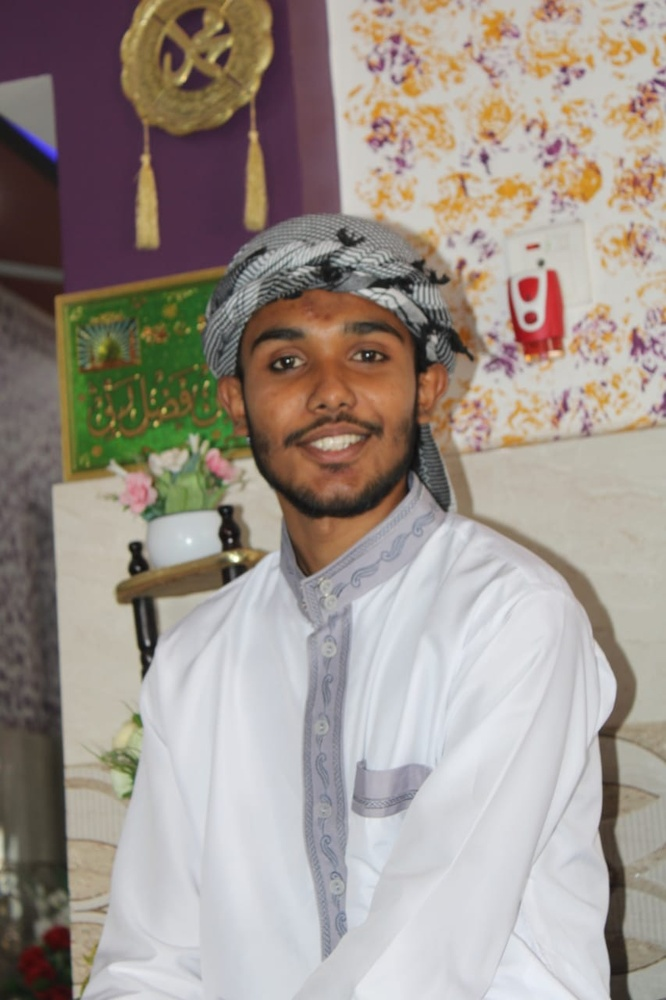
#> input picture Computer vision Class/pictures/IMG-20240506-WA0015.jpg, 666 x 1000 px, shrunk from 853 x 1280 before the run, found by its file name
$ python skin_detection.py
#> lines starting #> are read from the running program, lines starting #| are printed output that depends on the picture; after the words box and inside, x2 and y2 are one past the last pixel; in counts of white or black regions, pixels touching at a corner belong together
import cv2  # OpenCV library
import numpy as np  # For handling arrays

# -------- Step 1: Read the image --------
# Change the filename to the image you want to use
image_path = "pictures\IMG-20240506-WA0015.jpg"  # Example: "person.jpg"
image = cv2.imread(image_path)
#> image is the input picture: shape (1000, 666, 3); mean B, G, R 140.6, 148.2, 158

# Check if the image loaded properly
if image is None:
    print("Error: Image not found! Please check the path.")
    exit()

# -------- Step 2: Convert to HSV color space --------
# HSV = Hue, Saturation, Value (good for color filtering)
hsv_image = cv2.cvtColor(image, cv2.COLOR_BGR2HSV)
#> hsv_image: shape (1000, 666, 3); mean H, S, V 66.9, 49.7, 161.5

# -------- Step 3: Define skin color range --------
# These values work for most skin tones, but can be adjusted if needed.
lower_skin = np.array([10, 20, 100], dtype=np.uint8)   # Lower HSV boundary
upper_skin = np.array([20, 255, 255], dtype=np.uint8)  # Upper HSV boundary

# -------- Step 4: Create a mask for skin areas --------
mask = cv2.inRange(hsv_image, lower_skin, upper_skin)
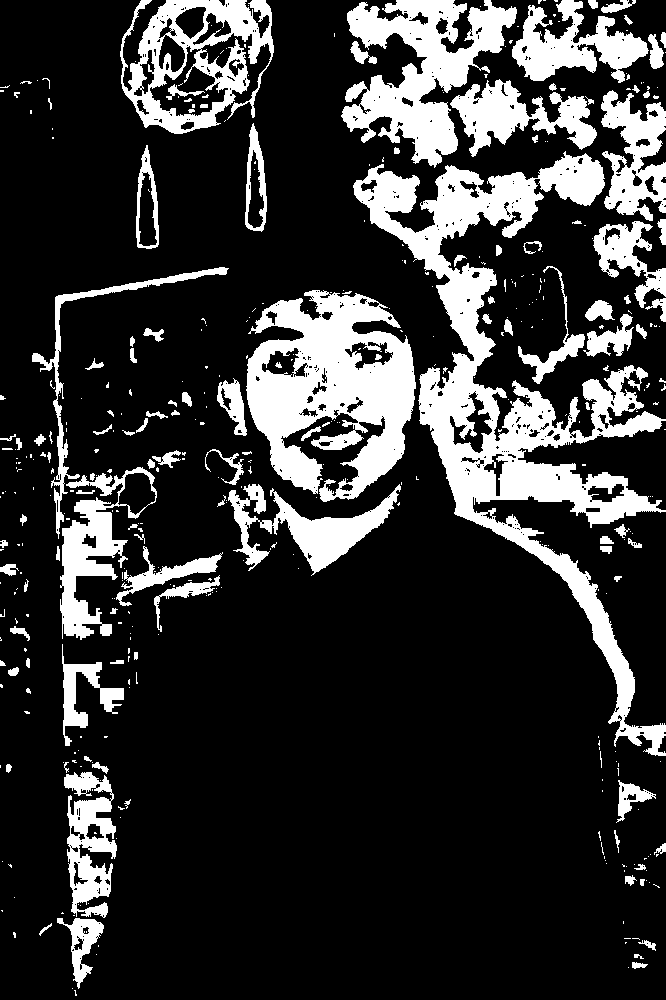
#> mask: shape (1000, 666); 20.4% white; 424 white regions (306 under 20 px), largest, box (x1, y1, x2, y2) and area: (353, 151, 666, 756) 38704, (246, 290, 416, 502) 21164, (341, 0, 517, 168) 13265
# 'mask' will be white where skin is detected, black elsewhere.

# -------- Step 5: Apply mask to the original image --------
skin_detected = cv2.bitwise_and(image, image, mask=mask)
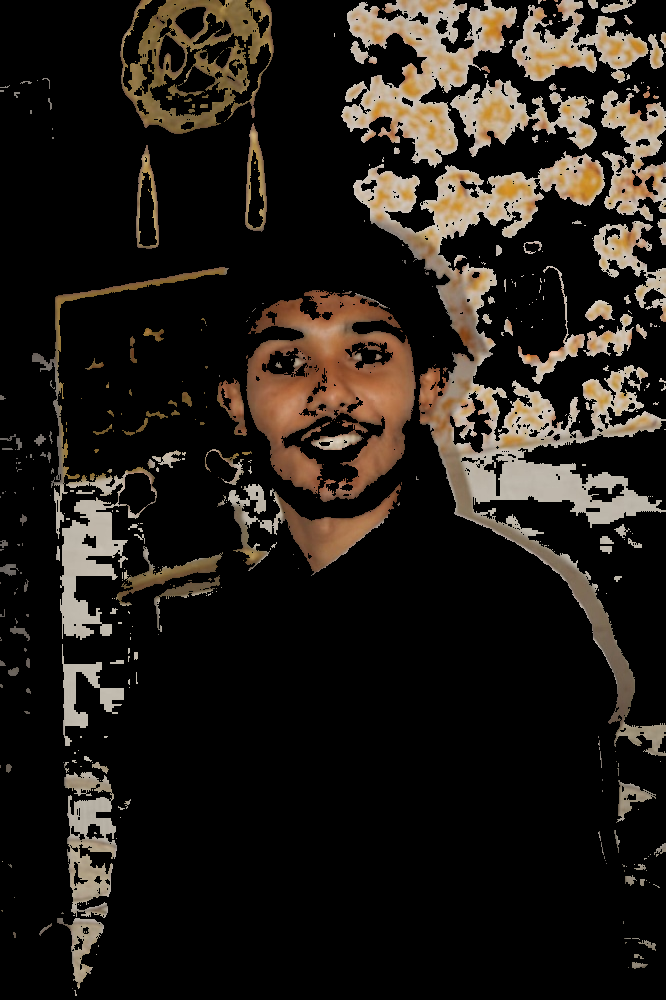
#> skin_detected: shape (1000, 666, 3); mean B, G, R 23.9, 29.4, 34.8

# -------- Step 6: Display the results --------
cv2.imshow("Original Image", image)           # Show the original image
cv2.imshow("Skin Mask", mask)                 # Show where skin is detected (white = skin)
cv2.imshow("Skin Detected", skin_detected)    # Show only skin areas

cv2.waitKey(0)  # Wait for a key press to close windows
cv2.destroyAllWindows()

$ run again, with Computer vision Class/pictures/IMG-20230721-WA0025.jpg copied over Computer vision Class/pictures/IMG-20240506-WA0015.jpg
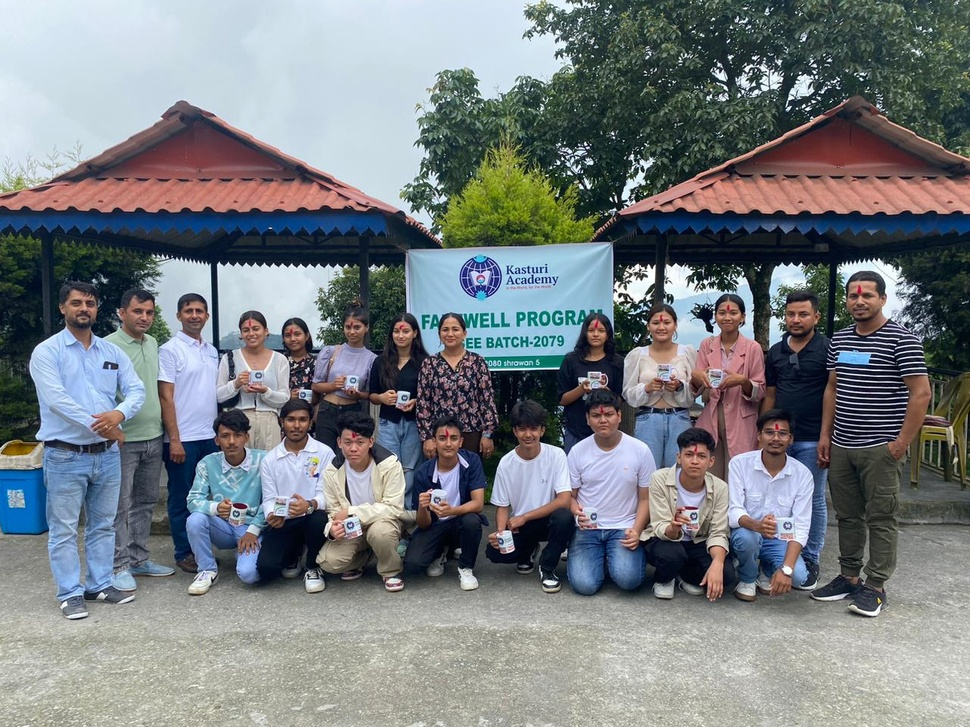
#> input picture Computer vision Class/pictures/IMG-20230721-WA0025.jpg, 970 x 727 px, shrunk from 1280 x 960 before the run, found by its file name
#> image is the input picture: shape (727, 970, 3); mean B, G, R 128.9, 125.5, 120.5
#> hsv_image: shape (727, 970, 3); mean H, S, V 77.5, 71.1, 139.8
#> `mask = cv2.inRange(hsv_image, lower_skin, upper_skin)`:
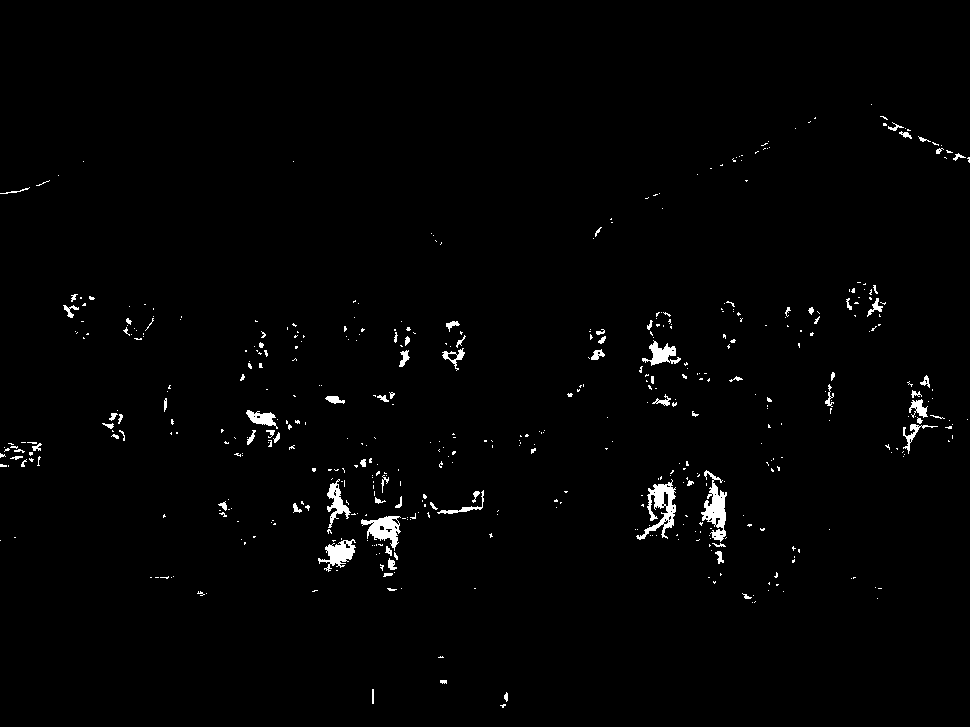
#> mask: shape (727, 970); 1.4% white; 501 white regions (418 under 20 px), largest, box (x1, y1, x2, y2) and area: (636, 479, 676, 540) 890, (701, 470, 727, 542) 853, (361, 516, 401, 551) 659
#> `skin_detected = cv2.bitwise_and(image, image, mask=mask)`:
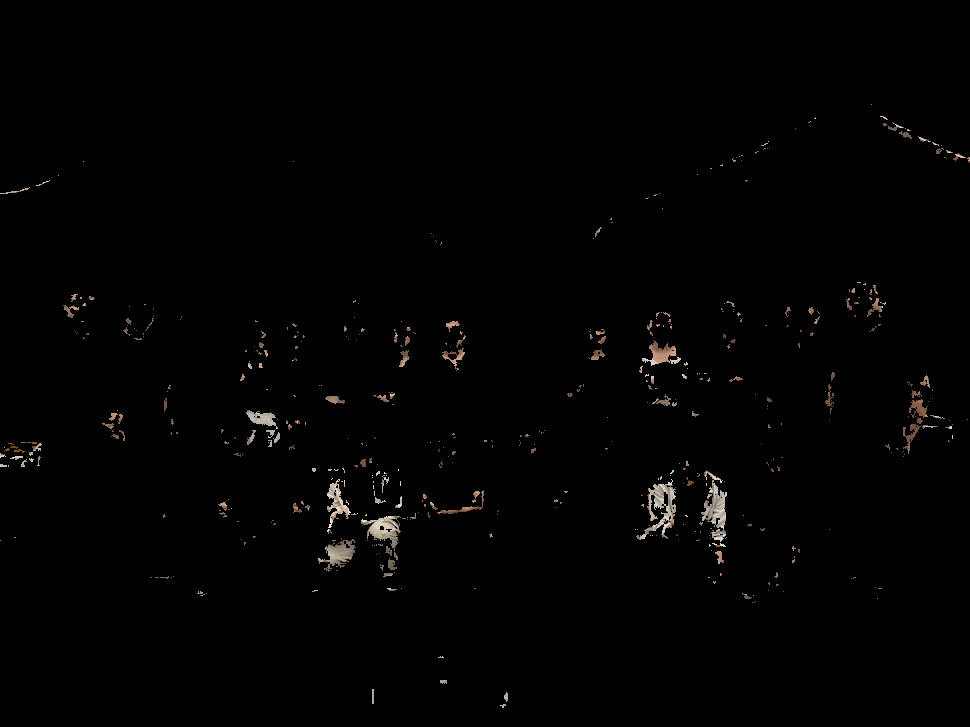
#> skin_detected: shape (727, 970, 3); mean B, G, R 1.7, 1.9, 2.2

$ run again, with Computer vision Class/pictures/IMG_20230706_204934_067.jpg copied over Computer vision Class/pictures/IMG-20240506-WA0015.jpg
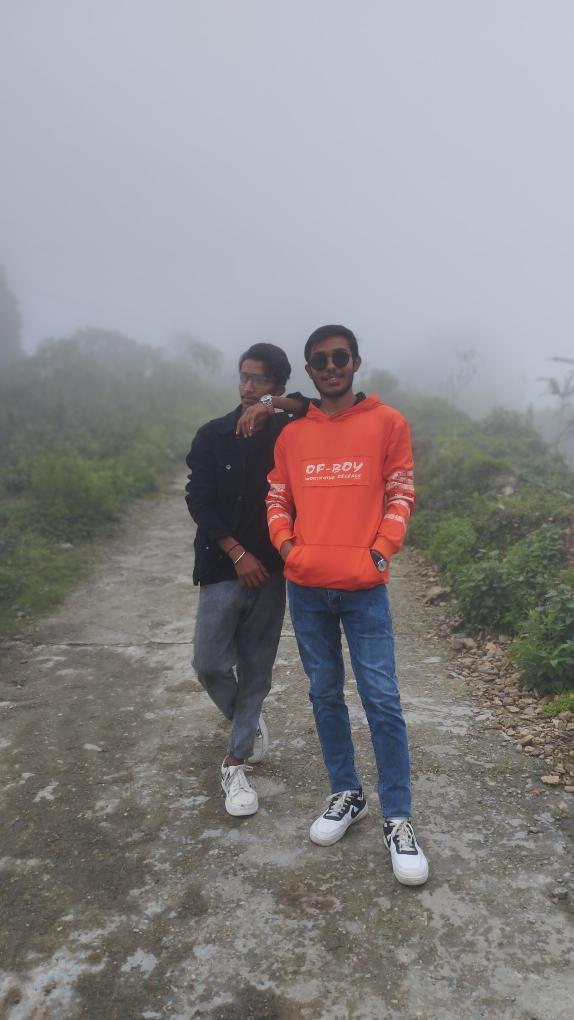
#> input picture Computer vision Class/pictures/IMG_20230706_204934_067.jpg, 574 x 1020 px, found by its file name
#> image is the input picture: shape (1020, 574, 3); mean B, G, R 137.1, 135.1, 138.6
#> hsv_image: shape (1020, 574, 3); mean H, S, V 68.7, 32.2, 147.2
#> `mask = cv2.inRange(hsv_image, lower_skin, upper_skin)`:
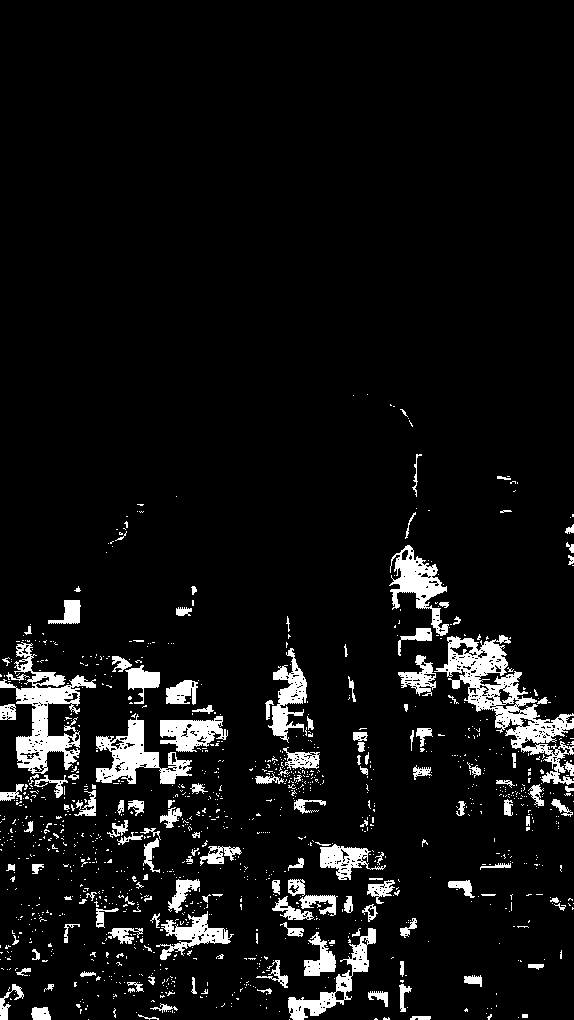
#> mask: shape (1020, 574); 6.8% white; 1193 white regions (1046 under 20 px), largest, box (x1, y1, x2, y2) and area: (434, 635, 574, 785) 5568, (0, 642, 96, 774) 4002, (96, 714, 192, 784) 2517
#> `skin_detected = cv2.bitwise_and(image, image, mask=mask)`:
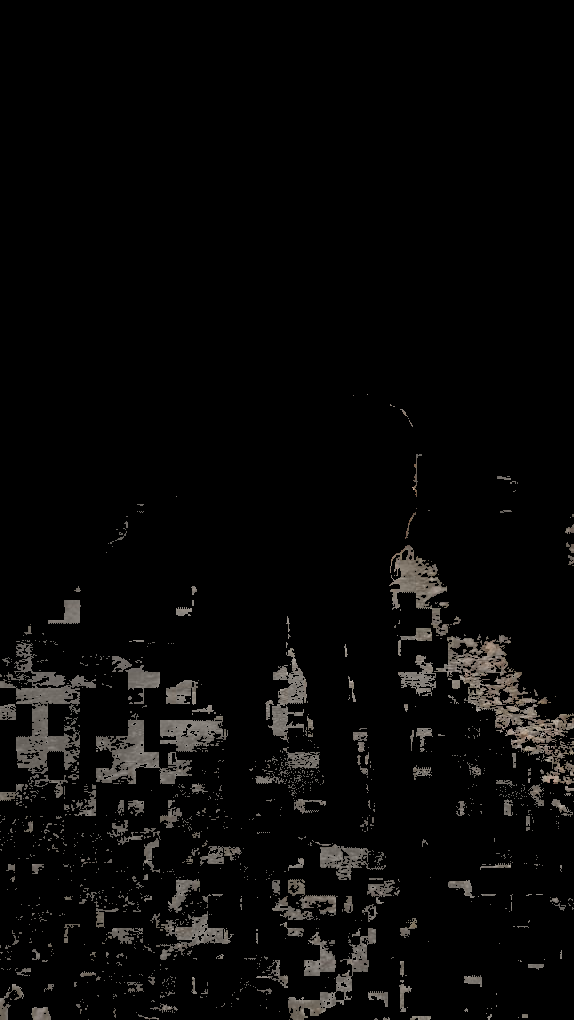
#> skin_detected: shape (1020, 574, 3); mean B, G, R 7.1, 7.6, 8.1

$ run again, with Computer vision Class/pictures/IMG_20230708_175738.jpg copied over Computer vision Class/pictures/IMG-20240506-WA0015.jpg
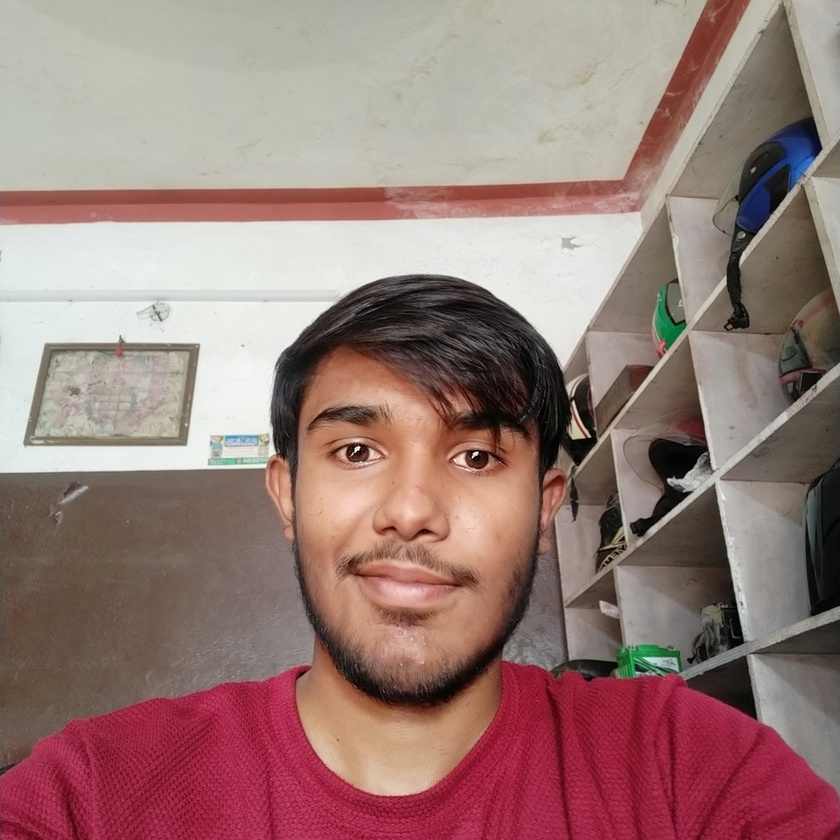
#> input picture Computer vision Class/pictures/IMG_20230708_175738.jpg, 840 x 840 px, shrunk from 3455 x 3455 before the run, found by its file name
#> image is the input picture: shape (840, 840, 3); mean B, G, R 119.7, 124.2, 153.3
#> hsv_image: shape (840, 840, 3); mean H, S, V 47.2, 71.4, 154.4
#> `mask = cv2.inRange(hsv_image, lower_skin, upper_skin)`:
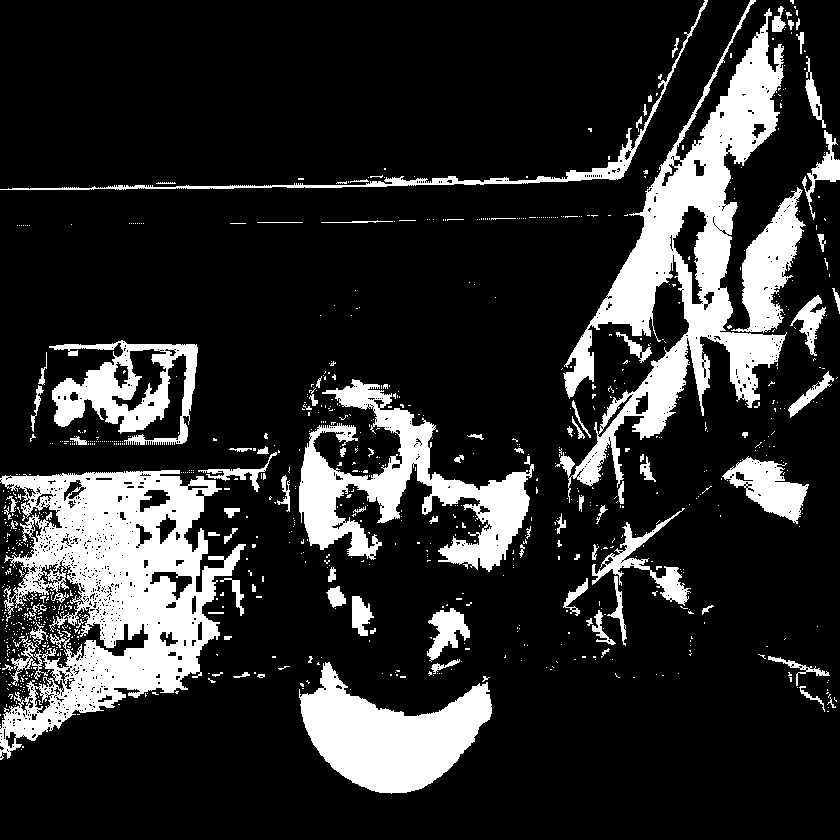
#> mask: shape (840, 840); 17.9% white; 976 white regions (876 under 20 px), largest, box (x1, y1, x2, y2) and area: (0, 470, 246, 760) 33481, (555, 0, 787, 503) 29957, (299, 379, 534, 572) 15055
#> `skin_detected = cv2.bitwise_and(image, image, mask=mask)`:
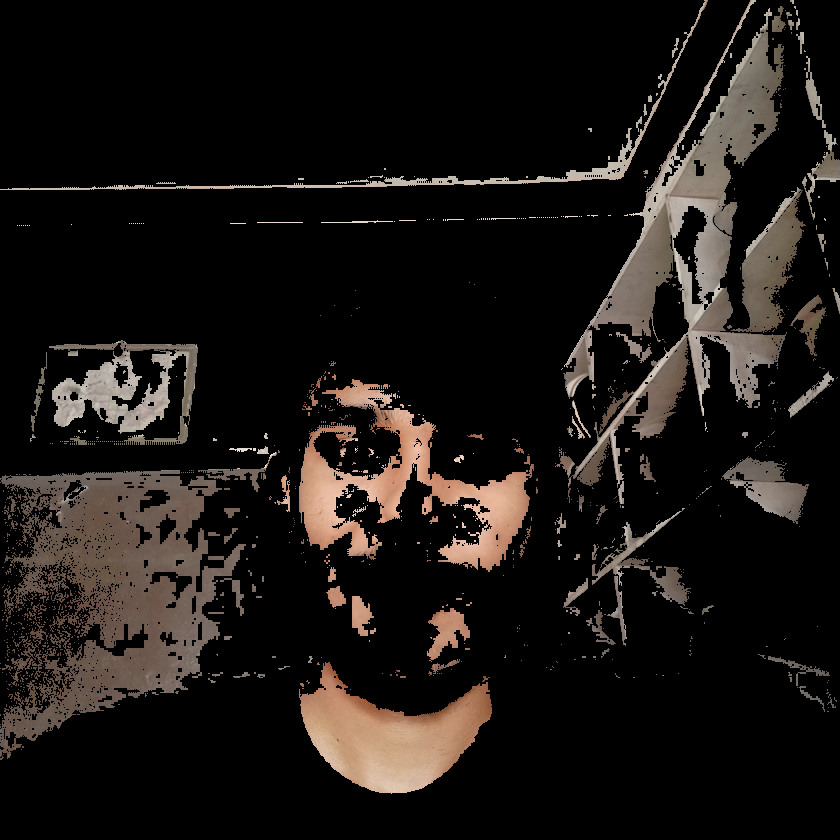
#> skin_detected: shape (840, 840, 3); mean B, G, R 19.7, 22.4, 26.5
